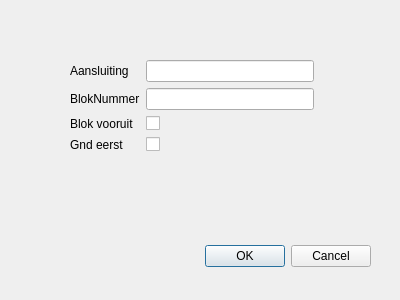
<?xml version="1.0" encoding="UTF-8"?>
<ui version="4.0">
 <class>QtDraaiAansluiting</class>
 <widget class="QDialog" name="QtDraaiAansluiting">
  <property name="geometry">
   <rect>
    <x>0</x>
    <y>0</y>
    <width>400</width>
    <height>300</height>
   </rect>
  </property>
  <property name="windowTitle">
   <string>Dialog</string>
  </property>
  <widget class="QDialogButtonBox" name="buttonBox">
   <property name="geometry">
    <rect>
     <x>30</x>
     <y>240</y>
     <width>341</width>
     <height>32</height>
    </rect>
   </property>
   <property name="orientation">
    <enum>Qt::Horizontal</enum>
   </property>
   <property name="standardButtons">
    <set>QDialogButtonBox::Cancel|QDialogButtonBox::Ok</set>
   </property>
  </widget>
  <widget class="QWidget" name="">
   <property name="geometry">
    <rect>
     <x>70</x>
     <y>60</y>
     <width>244</width>
     <height>116</height>
    </rect>
   </property>
   <layout class="QFormLayout" name="formLayout">
    <item row="0" column="0">
     <widget class="QLabel" name="label_2">
      <property name="text">
       <string>Aansluiting</string>
      </property>
     </widget>
    </item>
    <item row="0" column="1">
     <widget class="QLineEdit" name="aansluiting"/>
    </item>
    <item row="1" column="0">
     <widget class="QLabel" name="label">
      <property name="text">
       <string>BlokNummer</string>
      </property>
     </widget>
    </item>
    <item row="1" column="1">
     <widget class="QLineEdit" name="blok"/>
    </item>
    <item row="2" column="0">
     <widget class="QLabel" name="label_3">
      <property name="text">
       <string>Blok vooruit</string>
      </property>
     </widget>
    </item>
    <item row="2" column="1">
     <widget class="QCheckBox" name="blokRichting">
      <property name="text">
       <string/>
      </property>
     </widget>
    </item>
    <item row="3" column="0">
     <widget class="QLabel" name="label_4">
      <property name="text">
       <string>Gnd eerst</string>
      </property>
     </widget>
    </item>
    <item row="3" column="1">
     <widget class="QCheckBox" name="gndFirst">
      <property name="text">
       <string/>
      </property>
     </widget>
    </item>
   </layout>
  </widget>
 </widget>
 <resources/>
 <connections>
  <connection>
   <sender>buttonBox</sender>
   <signal>accepted()</signal>
   <receiver>QtDraaiAansluiting</receiver>
   <slot>accept()</slot>
   <hints>
    <hint type="sourcelabel">
     <x>248</x>
     <y>254</y>
    </hint>
    <hint type="destinationlabel">
     <x>157</x>
     <y>274</y>
    </hint>
   </hints>
  </connection>
  <connection>
   <sender>buttonBox</sender>
   <signal>rejected()</signal>
   <receiver>QtDraaiAansluiting</receiver>
   <slot>reject()</slot>
   <hints>
    <hint type="sourcelabel">
     <x>316</x>
     <y>260</y>
    </hint>
    <hint type="destinationlabel">
     <x>286</x>
     <y>274</y>
    </hint>
   </hints>
  </connection>
 </connections>
</ui>
